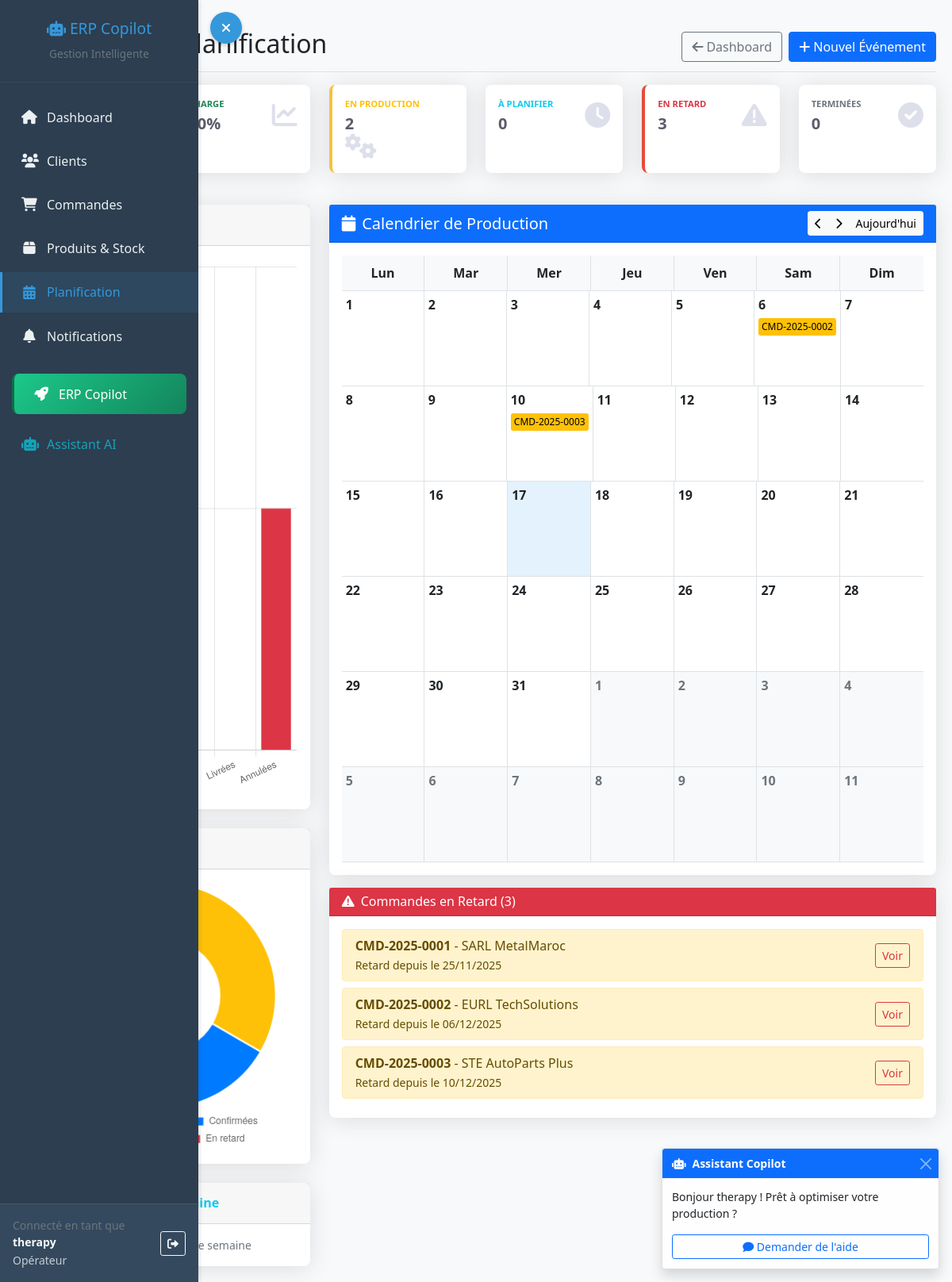
The page /planning/ (signed in) on the database as committed earlier.
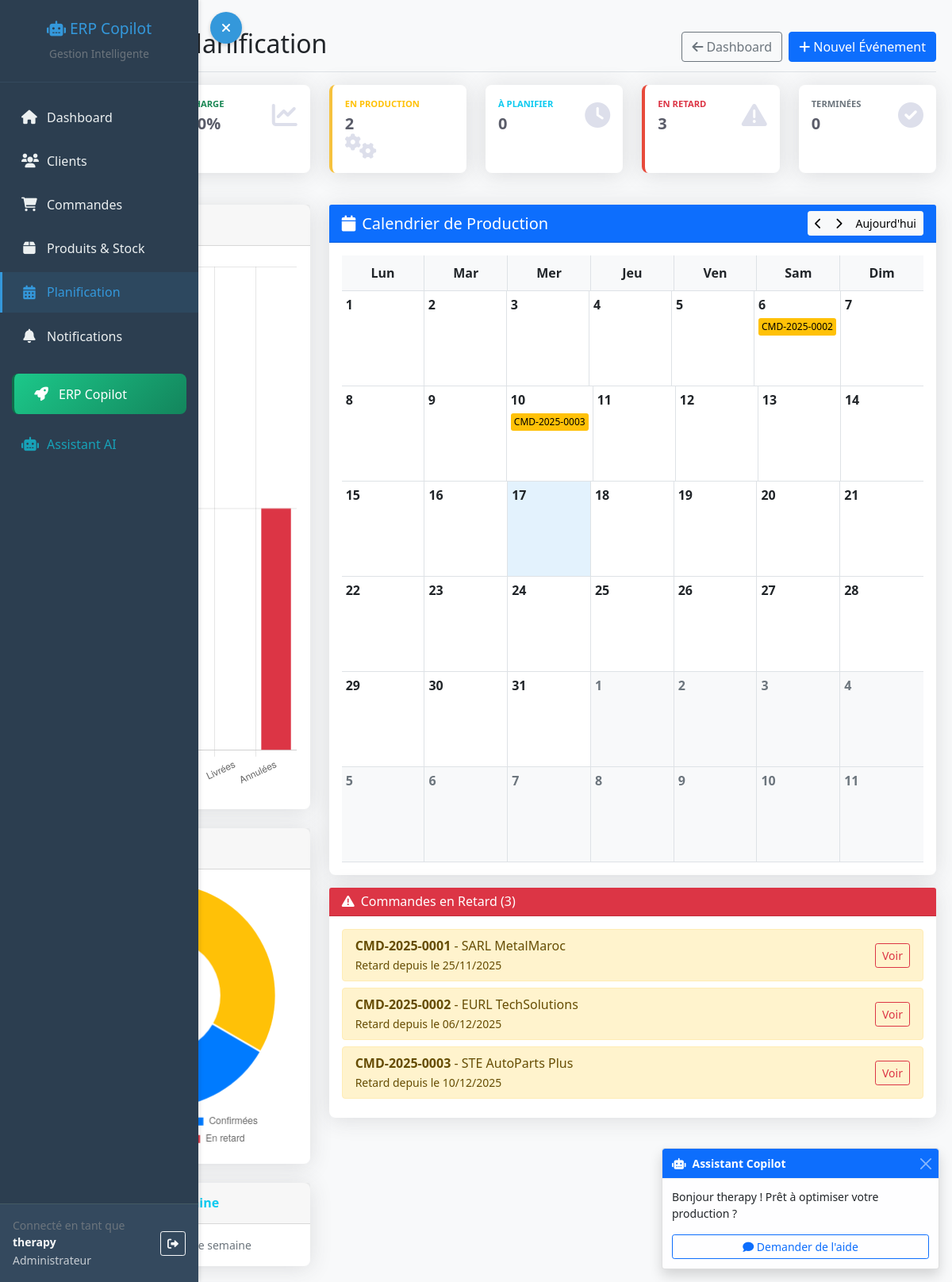
The same page on the database as committed later.
### dashboard/models.py (models this page shows, shortened)
class CustomUser(AbstractUser):
    ROLE_CHOICES = [
        ('admin', 'Administrateur'),
        ('manager', 'Manager'),
        ('supervisor', 'Superviseur'),  # Rôle secondaire avec accès limité
        ('operator', 'Opérateur'),
    ]
    role = models.CharField(max_length=20, choices=ROLE_CHOICES, default='operator')
    phone = models.CharField(max_length=20, blank=True)

### dashboard/views.py (the view, shortened to what this page needs)
# urls.py: path('planning/', views.planning_dashboard, name='planning_dashboard'),
@login_required
def planning_dashboard(request):
    from django.db.models import Count
    import json
    from datetime import datetime, timedelta
    orders = Order.objects.select_related('customer').filter(
        status__in=['confirmed', 'in_production', 'shipped']
    ).order_by('delivery_date')
    today = timezone.now().date()
    start_of_week = today - timedelta(days=today.weekday())
    end_of_week = start_of_week + timedelta(days=6)
    this_week_orders = Order.objects.filter(
        delivery_date__range=[start_of_week, end_of_week],
        status__in=['confirmed', 'in_production']
    ).select_related('customer')
    delayed_orders = Order.objects.filter(
        delivery_date__lt=today,
        status__in=['confirmed', 'in_production']
    ).select_related('customer')
    total_orders = Order.objects.count()
    in_production = Order.objects.filter(status='in_production').count()
    confirmed_orders = Order.objects.filter(status='confirmed').count()
    to_schedule = Order.objects.filter(status='draft').count()
    delayed = delayed_orders.count()
    completed = Order.objects.filter(status__in=['shipped', 'delivered']).count()
    orders_by_status = Order.objects.values('status').annotate(count=Count('id'))
    orders_status_dict = {item['status']: item['count'] for item in orders_by_status}
    trs = calculate_trs()
    workload = calculate_workload()
    events = PlanningEvent.objects.all()
    orders_data = []
    for order in orders:
        orders_data.append({
            'order_number': order.order_number,
            'customer': order.customer.name,
            'delivery_date': order.delivery_date.isoformat(),
            'status': order.status,
            'is_delayed': order.is_delayed
        })
    events_data = []
    context = {
        'orders': orders,
        'this_week_orders': this_week_orders,
        'delayed_orders': delayed_orders,
        'events': events,
        'trs': trs,
        'workload': workload,
        'in_production': in_production,
        'confirmed_orders': confirmed_orders,
        'to_schedule': to_schedule,
        'delayed': delayed,
        'completed': completed,
        'total_orders': total_orders,
        'orders_by_status': orders_status_dict,
        'orders_json': json.dumps(orders_data),
        'events_json': json.dumps(events_data),
    }
    return render(request, 'dashboard/planning/dashboard.html', context)

### dashboard/models.py (called while the page is built)
    @property
    def is_delayed(self):
        return self.delivery_date < timezone.now().date() and self.status not in ['shipped', 'delivered', 'cancelled']

### dashboard/views.py (called while the page is built)
def calculate_trs():
    import random
    return random.randint(75, 95)

def calculate_workload():
    total_capacity = 100  # Capacité maximale
    current_workload = Order.objects.filter(status__in=['confirmed', 'in_production']).count() * 10
    workload_percentage = min((current_workload / total_capacity) * 100, 100)
    return round(workload_percentage)

### templates/dashboard/planning/dashboard.html (shortened to what the changed rows need)
{% extends 'base.html' %}
{% load static %}
{% block content %}
<div class="d-flex justify-content-between flex-wrap flex-md-nowrap align-items-center pt-3 pb-2 mb-3 border-bottom">
    <h1 class="h2">
        Tableau de Planification
    </h1>
</div>
{% endblock %}

### templates/base.html (shortened to what the changed rows need)
<!DOCTYPE html>
<html lang="fr">
<head>
    <link href="https://cdn.jsdelivr.net/npm/bootstrap@5.1.3/dist/css/bootstrap.min.css" rel="stylesheet">
    <link href="https://cdnjs.cloudflare.com/ajax/libs/font-awesome/6.0.0/css/all.min.css" rel="stylesheet">
</head>
<body>
    <nav class="sidebar" id="sidebar">
        <div class="sidebar-sticky">
            <div class="user-info-container">
                <div class="d-flex align-items-center">
                    <div class="flex-grow-1">
                        <small class="text-muted d-block">Connecté en tant que</small>
                        <div class="fw-bold text-light small">{{ user.username }}</div>
                        {% if user.role %}
                        <small class="text-light opacity-75">{{ user.get_role_display }}</small>
                        {% endif %}
                    </div>
                </div>
            </div>
        </div>
    </nav>
    <main id="mainContent">
        {% block content %}
        {% endblock %}
    </main>
    <div class="position-fixed bottom-0 end-0 m-3" style="z-index: 1050;">
        <div class="toast show" role="alert" id="copilotToast">
            <div class="toast-body">
                <p>Bonjour {{ user.username }} ! Prêt à optimiser votre production ?</p>
                <button class="btn btn-sm btn-outline-primary w-100" onclick="showCopilotHelp()">
                    <i class="fas fa-comment"></i> Demander de l'aide
                </button>
            </div>
        </div>
    </div>
</body>
</html>

Rows that differ between the two databases and show on the page:
changed CustomUser "therapy": role "Opérateur" → "Administrateur"
